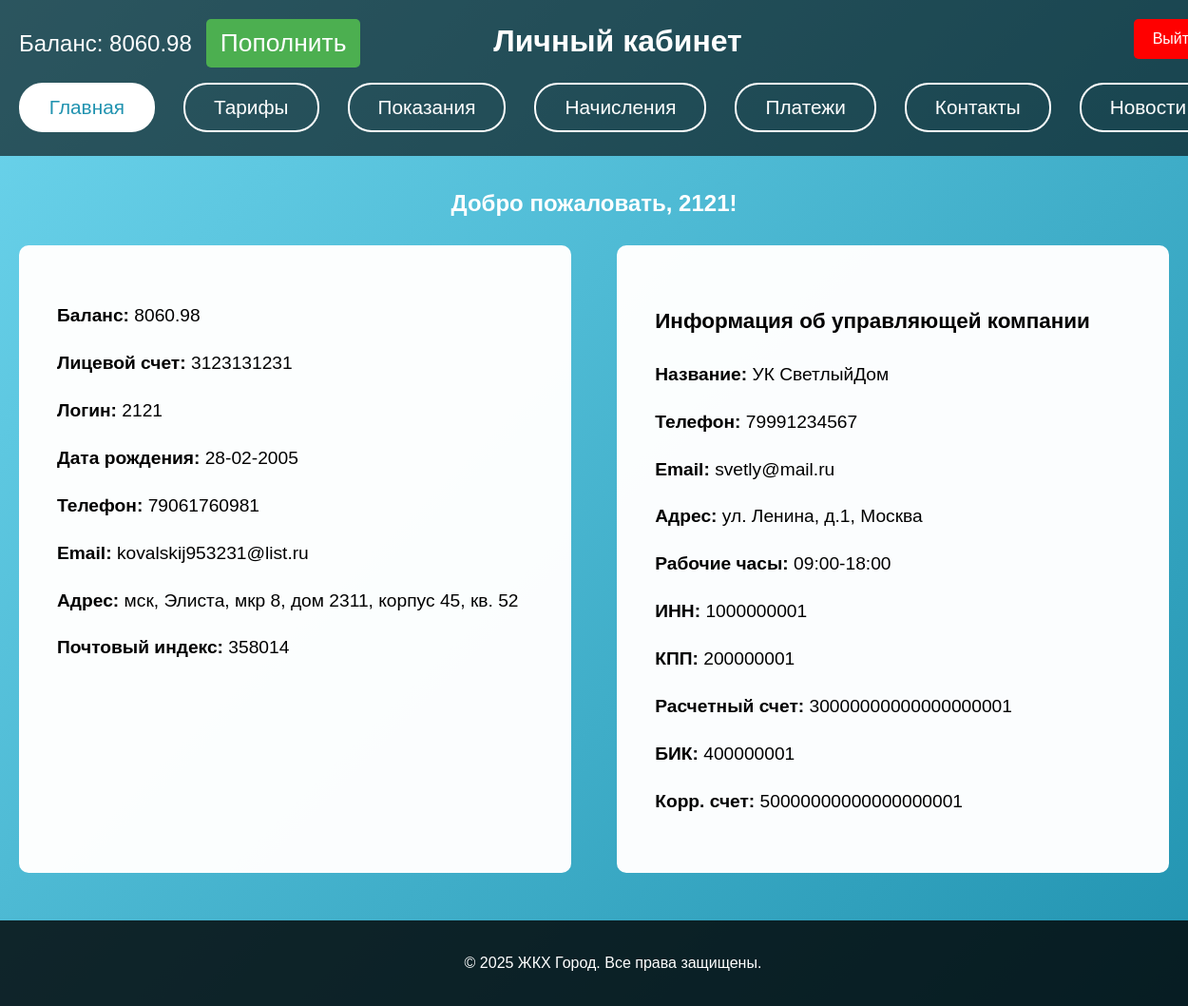
The app's page /auth.php (signed in) with its own data.
### tables this page shows
CREATE TABLE users (
    user_id INT AUTO_INCREMENT PRIMARY KEY,
    fullname VARCHAR(150)  NOT NULL,        
    login VARCHAR(20) NOT NULL UNIQUE,      
    password VARCHAR(15) NOT NULL,          
    date_of_birth DATE NOT NULL,            
    phone VARCHAR(11) NOT NULL,             
    email VARCHAR(30) NOT NULL,
    passport_series CHAR(4) NOT NULL,       
    passport_number CHAR(6) NOT NULL UNIQUE,   
    account_number VARCHAR(20) NOT NULL UNIQUE,  
    account_balance NUMERIC(20,2) DEFAULT 0,     
    INN CHAR(12) NOT NULL UNIQUE,                
    address_id INT NOT NULL,
    CONSTRAINT fk_users_address
        FOREIGN KEY (address_id)
        REFERENCES address(address_id) 
        ON UPDATE CASCADE
);

CREATE TABLE address (
    address_id INT AUTO_INCREMENT PRIMARY KEY,
    region         VARCHAR(35) NOT NULL,
    city           VARCHAR(20) NOT NULL,
    street         VARCHAR(50) NOT NULL,
    home           VARCHAR(4)  NOT NULL,
    corpus         VARCHAR(2),
    post_index     VARCHAR(6)  NOT NULL,
    flat_number    VARCHAR(4),
    square         NUMERIC(8,2) NOT NULL,
    residents_number INT NOT NULL,
    management_company_id INT NOT NULL,
    CONSTRAINT fk_address_management_company
        FOREIGN KEY (management_company_id)
        REFERENCES management_company(management_company_id) 
        ON UPDATE CASCADE
);

CREATE TABLE management_company (
    management_company_id INT AUTO_INCREMENT PRIMARY KEY,
    management_company_name        VARCHAR(30)  NOT NULL UNIQUE,   
    management_company_address     TEXT NOT NULL,
    management_company_login       VARCHAR(20)  NOT NULL,
    management_company_password    VARCHAR(15)  NOT NULL,
    management_company_phone       VARCHAR(11)  NOT NULL,
    management_company_email       VARCHAR(30)  NOT NULL UNIQUE,
    management_company_workhours   TEXT NOT NULL,
    management_company_INN         CHAR(10) NOT NULL UNIQUE,
    management_company_KPP         CHAR(9)  NOT NULL UNIQUE,
    management_company_payacc      CHAR(20) NOT NULL UNIQUE,       
    management_company_BIK         CHAR(9)  NOT NULL UNIQUE,
    management_company_coracc      CHAR(20) NOT NULL UNIQUE        
);

### auth.php (the view, shortened to what this page needs)
<?php
$conn = new mysqli('localhost', 'root', 'Vk280205+', 'jkh1');
$user_id = $_SESSION['user_id'];
$stmt = $conn->prepare("
    SELECT
        fullname, login, date_of_birth, phone, email,
        passport_series, passport_number, account_number,
        account_balance, INN, address_id
    FROM users
    WHERE user_id = ?
");
$stmt->bind_param("i", $user_id);
$stmt->execute();
$stmt->bind_result($fullname, $login, $date_of_birth, $phone, $email,
                   $passport_series, $passport_number, $account_number,
                   $account_balance, $user_INN, $address_id);
$stmt2 = $conn->prepare("
    SELECT
        CONCAT(
            region, ', ', city, ', ', street, ', дом ', home,
            IF(corpus IS NOT NULL AND corpus <> '', CONCAT(', корпус ', corpus), ''),
            IF(flat_number IS NOT NULL AND flat_number <> '', CONCAT(', кв. ', flat_number), '')
        ) AS full_address,
        post_index, management_company_id
    FROM address
    WHERE address_id = ?
");
$stmt2->bind_param("i", $address_id);
$stmt2->execute();
$stmt2->bind_result($full_address, $post_index, $management_company_id);
$stmt3 = $conn->prepare("
    SELECT
        management_company_name, management_company_phone, management_company_email,
        management_company_address, management_company_workhours, management_company_INN,
        management_company_KPP, management_company_payacc, management_company_BIK,
        management_company_coracc
    FROM management_company
    WHERE management_company_id = ?
");
$stmt3->bind_param("i", $management_company_id);
$stmt3->execute();
$stmt3->bind_result($uk_name, $uk_phone, $uk_email, $uk_address, $uk_workhours,
                    $uk_INN, $uk_KPP, $uk_payacc, $uk_BIK, $uk_coracc);
?>
<!DOCTYPE html>
<html lang="ru">
<head>
</head>
<body>
  <header>
    <?php if ($_SESSION['role'] === 'user'): ?>
      <div class="balance">
        Баланс: <?php echo htmlspecialchars($account_balance); ?>
        <a href="deposit.php" class="deposit-btn">Пополнить</a>
      </div>
    <?php endif; ?>
    <h1>Личный кабинет</h1>
    <?php if (isset($_SESSION['user_id'])): ?>
      <form method="POST">
        <button type="submit" name="logout" class="logout-btn">Выйти</button>
      </form>
    <?php endif; ?>
    <nav>
      <a href="<?php echo ($_SESSION['role'] === 'admin') ? 'admin.php' : 'auth.php'; ?>"
         class="<?php echo (basename($_SERVER['PHP_SELF'])=='auth.php' || basename($_SERVER['PHP_SELF'])=='admin.php') ? 'active' : ''; ?>">
         Главная
      </a>
      <a href="tariffs.php" class="<?php echo basename($_SERVER['PHP_SELF'])=='tariffs.php' ? 'active' : ''; ?>">
        Тарифы
      </a>
      <a href="pokazaniya.php" class="<?php echo basename($_SERVER['PHP_SELF'])=='pokazaniya.php' ? 'active' : ''; ?>">
        Показания
      </a>
      <a href="bills.php" class="<?php echo basename($_SERVER['PHP_SELF'])=='bills.php' ? 'active' : ''; ?>">
        Начисления
      </a>
      <a href="payments.php" class="<?php echo basename($_SERVER['PHP_SELF'])=='payments.php' ? 'active' : ''; ?>">
        Платежи
      </a>
      <a href="contact.php" class="<?php echo basename($_SERVER['PHP_SELF'])=='contact.php' ? 'active' : ''; ?>">
        Контакты
      </a>
      <a href="news.php" class="<?php echo basename($_SERVER['PHP_SELF'])=='news.php' ? 'active' : ''; ?>">
        Новости
      </a>
    </nav>
  </header>
  <section class="content">
    <h2>Добро пожаловать, <?php echo htmlspecialchars($fullname); ?>!</h2>
    <div class="info-container">
      <div class="personal-info">
        <p><strong>Баланс:</strong> <?php echo htmlspecialchars($account_balance); ?></p>
        <p><strong>Лицевой счет:</strong> <?php echo htmlspecialchars($account_number); ?></p>
        <p><strong>Логин:</strong> <?php echo htmlspecialchars($login); ?></p>
        <p><strong>Дата рождения:</strong> <?php echo date('d-m-Y', strtotime($date_of_birth)); ?></p>
        <p><strong>Телефон:</strong> <?php echo htmlspecialchars($phone); ?></p>
        <p><strong>Email:</strong> <?php echo htmlspecialchars($email); ?></p>
        <p><strong>Адрес:</strong> <?php echo htmlspecialchars($full_address); ?></p>
        <p><strong>Почтовый индекс:</strong> <?php echo htmlspecialchars($post_index); ?></p>
      </div>
      <div class="uk-info">
        <h3>Информация об управляющей компании</h3>
        <p><strong>Название:</strong> <?php echo htmlspecialchars($uk_name); ?></p>
        <p><strong>Телефон:</strong> <?php echo htmlspecialchars($uk_phone); ?></p>
        <p><strong>Email:</strong> <?php echo htmlspecialchars($uk_email); ?></p>
        <p><strong>Адрес:</strong> <?php echo htmlspecialchars($uk_address); ?></p>
        <p><strong>Рабочие часы:</strong> <?php echo htmlspecialchars($uk_workhours); ?></p>
        <p><strong>ИНН:</strong> <?php echo htmlspecialchars($uk_INN); ?></p>
        <p><strong>КПП:</strong> <?php echo htmlspecialchars($uk_KPP); ?></p>
        <p><strong>Расчетный счет:</strong> <?php echo htmlspecialchars($uk_payacc); ?></p>
        <p><strong>БИК:</strong> <?php echo htmlspecialchars($uk_BIK); ?></p>
        <p><strong>Корр. счет:</strong> <?php echo htmlspecialchars($uk_coracc); ?></p>
      </div>
    </div>
  </section>
  <footer>
    <p>&copy; 2025 ЖКХ Город. Все права защищены.</p>
  </footer>
</body>
</html>

### auth.php (style rules this page uses)
body { font-family: Arial, sans-serif; background: linear-gradient(135deg, #6dd5ed, #2193b0); color: #fff; margin: 0; padding: 0; display: flex; flex-direction: column; min-height: 100vh; }
header { background: rgba(0,0,0,0.6); padding: 25px; position: fixed; top: 0; left: 0; width: 100%; z-index: 1000; text-align: center; }
header h1 { margin: 0; font-size: 2em; }
header .balance { position: absolute; top: 20px; left: 20px; font-size: 1.5em; color: #fff; display: flex; align-items: center; gap: 15px; }
header .balance a.deposit-btn { background: #4CAF50; color: #fff; text-decoration: none; padding: 10px 15px; border-radius: 5px; font-size: 1.1em; transition: background 0.3s; white-space: nowrap; }
nav { display: flex; justify-content: center; gap: 30px; margin-top: 25px; }
nav a { color: #fff; text-decoration: none; font-size: 1.3em; padding: 12px 30px; border: 2px solid #fff; border-radius: 25px; transition: 0.3s; white-space: nowrap; }
nav a:hover, nav a.active { background: #fff; color: #2193b0; }
.logout-btn { position: absolute; top: 20px; right: 20px; background: red; color: #fff; border: none; padding: 12px 20px; border-radius: 5px; cursor: pointer; font-size: 1em; }
.content { padding: 180px 20px 50px; flex: 1; text-align: center; max-width: 1400px; margin: 0 auto; width: 100%; box-sizing: border-box; }
.info-container { display: flex; justify-content: space-between; gap: 40px; margin: 30px auto 0; text-align: left; }
.personal-info, .uk-info { background: rgba(255,255,255,0.98); color: #000; padding: 40px; border-radius: 10px; width: 48%; font-size: 1.2em; line-height: 1.6; box-sizing: border-box; }
footer { text-align: center; padding: 20px; background: rgba(0,0,0,0.8); color: #fff; width: 100%; }

### records on screen
users: account_balance "8060.98", fullname "2121", account_number "3123131231", login "2121", date_of_birth "28-02-2005", phone "79061760981", email "kovalskij953231@list.ru"
address: post_index "358014"
management_company: management_company_name "УК СветлыйДом", management_company_phone "79991234567", management_company_email "svetly@mail.ru", management_company_address "ул. Ленина, д.1, Москва", management_company_workhours "09:00-18:00", management_company_INN "1000000001", management_company_KPP "200000001", management_company_payacc "30000000000000000001", management_company_BIK "400000001", management_company_coracc "50000000000000000001"

### other values on screen
$full_address "мск, Элиста, мкр 8, дом 2311, корпус 45, кв. 52"
